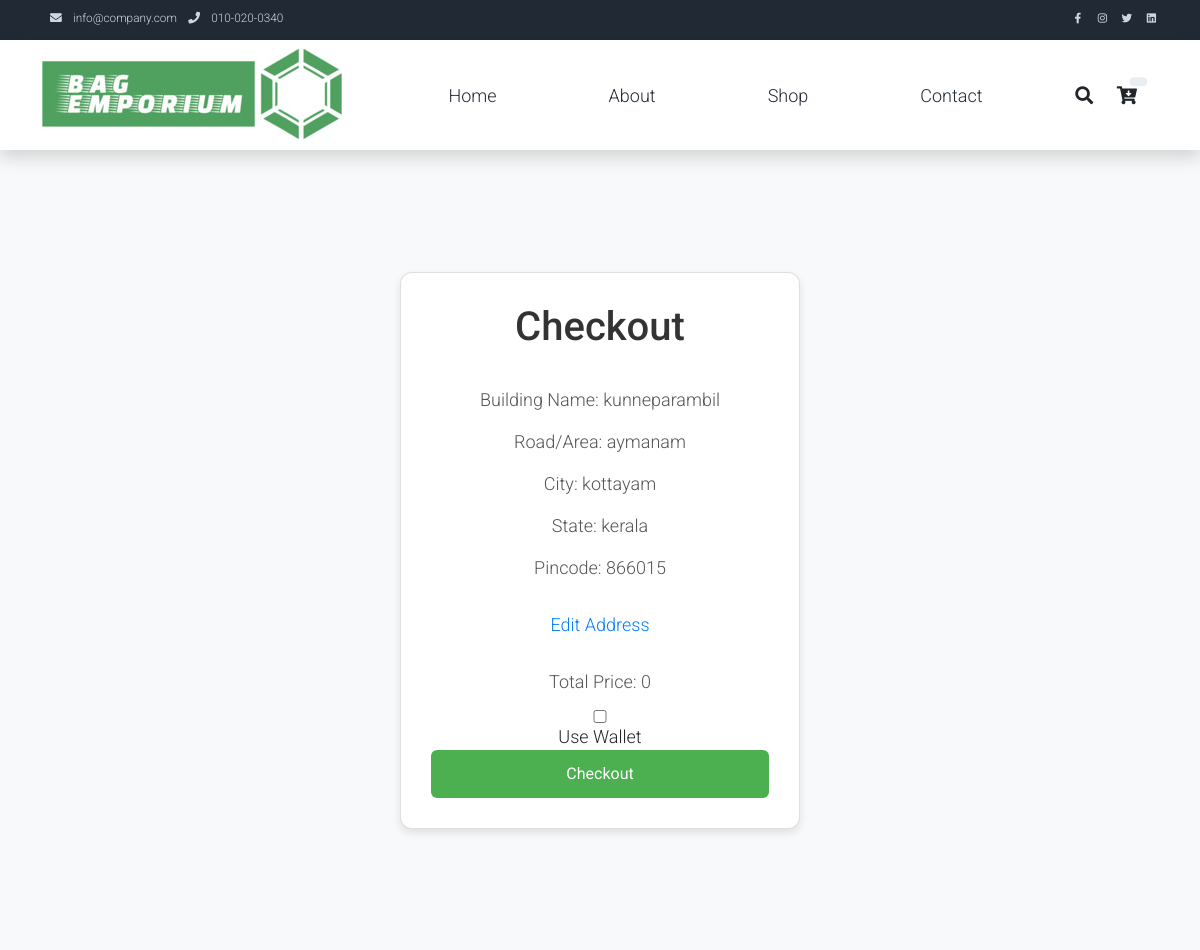
Page /myauth/checkout/ (signed in) on the committed database.
### myauth/models.py (models this page shows, shortened)
class Profile(models.Model):
    user = models.OneToOneField(User, on_delete=models.CASCADE)
    profile_picture = models.ImageField(upload_to='profile_pictures/', null=True, blank=True)
    phone = models.CharField(max_length=12, unique=True)  # You can adjust the max_length as needed
    alt_phone = models.CharField(max_length=12, unique=True)  # You can adjust the max_length as needed
    pincode= models.CharField(max_length=6)  # You can adjust the max_length as needed
    state = models.CharField(max_length=50)
    city = models.CharField(max_length=50)
    building_name = models.CharField(max_length=100)
    road_area = models.CharField(max_length=100)

### myauth/views.py (the view, shortened to what this page needs)
# urls.py: path('checkout/', views.checkout_view, name='checkout_view'),
@login_required
def checkout_view(request):
    items_json = request.GET.get('items', '[]')
    discountdata = request.GET.get('discountdata','')
    cpid = request.GET.get('cpid', '')
    request.session['cpid_data_session'] = request.GET.get('cpid', '')
    request.session['cpid'] = cpid
    request.session['items'] = items_json
    request.session['discountdata'] = discountdata
    items = json.loads(items_json)
    seller_coupons = {}
    total_price = sum(item['price'] for item in items)
    if not discountdata:
      total_price_after_discount = total_price
    else:
      discount_multiplier = (100 - int(discountdata) ) / 100
      total_price_after_discount = total_price * discount_multiplier
    try:
        profile = request.user.profile
        building_name = profile.building_name
        road_area = profile.road_area
        city = profile.city
        state = profile.state
        pincode = profile.pincode
        currency = "INR"
        request.session['amount'] = total_price
        DATA = {
        "amount": int(total_price_after_discount) *100,
        "currency": "INR",
        "receipt": "receipt#2",
        "notes": {
            "key1": "value3",
            "key2": "value2"
        }
        }
        razorpay_order = razorpay_client.order.create(data=DATA)
        razorpay_order_id = razorpay_order['id']
        callback_url = '/myauth/paymenthandler/'
        context = {}
        context['razorpay_order_id'] = "orderhfgrhyfgjrgf"
        context['razorpay_merchant_key'] = settings.RAZOR_KEY_ID
        context['razorpay_amount'] = total_price
        context['currency'] = currency
        context['callback_url'] = callback_url
        context = {
            'building_name': building_name,
            'road_area': road_area,
            'city': city,
            'state': state,
            'pincode': pincode,
            'total_price': int(total_price_after_discount),
            'currency': currency,
            'amount': int(total_price_after_discount) *100,
            'key': settings.RAZOR_KEY_ID,
            'callback_url': callback_url,
            'razorpay_order_id': razorpay_order_id,
            'seller_coupons': seller_coupons
        }
        print(seller_coupons)
        return render(request, 'checkout.html', context)
    except Profile.DoesNotExist:
        context = {
            'total_price': total_price * 100,
        }
        return render(request, 'checkout.html', context)

### templates/checkout.html (shortened to what this page needs)
{% load static %}
<!DOCTYPE html>
<html lang="en">
<head>
    <link rel="stylesheet" href="{% static 'assets/css/bootstrap.min.css' %}">
    <link rel="stylesheet" href="{% static 'assets/css/templatemo.css' %}">
    <link rel="stylesheet" href="{% static 'assets/css/custom.css' %}">
    <link rel="stylesheet" href="{% static 'assets/css/fontawesome.min.css' %}">
</head>
<body>
    <nav class="navbar navbar-expand-lg bg-dark navbar-light d-none d-lg-block" id="templatemo_nav_top">
        <div class="container text-light">
            <div class="w-100 d-flex justify-content-between">
                <div>
                    <i class="fa fa-envelope mx-2"></i>
                    <a class="navbar-sm-brand text-light text-decoration-none" href="mailto:info@company.com">info@company.com</a>
                    <i class="fa fa-phone mx-2"></i>
                    <a class="navbar-sm-brand text-light text-decoration-none" href="tel:010-020-0340">010-020-0340</a>
                </div>
                <div>
                    <a class="text-light" href="https://fb.com/templatemo" target="_blank" rel="sponsored"><i class="fab fa-facebook-f fa-sm fa-fw me-2"></i></a>
                    <a class="text-light" href="https://www.instagram.com/" target="_blank"><i class="fab fa-instagram fa-sm fa-fw me-2"></i></a>
                    <a class="text-light" href="https://twitter.com/" target="_blank"><i class="fab fa-twitter fa-sm fa-fw me-2"></i></a>
                    <a class="text-light" href="https://www.linkedin.com/" target="_blank"><i class="fab fa-linkedin fa-sm fa-fw"></i></a>
                </div>
            </div>
        </div>
    </nav>
    <nav class="navbar navbar-expand-lg navbar-light shadow">
        <div class="container d-flex justify-content-between align-items-center">
            <img class="img-fluid" src="{% static 'assets/img/logo3.jpg' %}" alt="">
            <div class="align-self-center collapse navbar-collapse flex-fill  d-lg-flex justify-content-lg-between" id="templatemo_main_nav">
                <div class="flex-fill">
                    <ul class="nav navbar-nav d-flex justify-content-between mx-lg-auto">
                        <li class="nav-item">
                            <a class="nav-link" href="/myauth/home">Home</a>
                        </li>
                        <li class="nav-item">
                            <a class="nav-link" href="#about">About</a>
                        </li>
                        <li class="nav-item">
                            <a class="nav-link" href="http://127.0.0.1:8000/myauth/productallview/">Shop</a>
                        </li>
                        <li class="nav-item">
                            <a class="nav-link" href="#contact">Contact</a>
                        </li>
                </div>
                <div class="navbar align-self-center d-flex">
                                <a class="nav-icon d-none d-lg-inline" href="/myauth/search/" >
                        <i class="fa fa-fw fa-search text-dark mr-2"></i>
                    </a>
                    <a class="nav-icon position-relative text-decoration-none" href="/myauth/view_cart/">
                        <i class="fa fa-fw fa-cart-arrow-down text-dark mr-1"></i>
                        <span class="position-absolute top-0 left-100 translate-middle badge rounded-pill bg-light text-dark">
                        </span>
                    </a>
                </div>
            </div>
        </div>
    </nav>
<!DOCTYPE html>
<html>
<head>
</head>
<body>
    <div class="bodyy">
        <div class="card">
            <h1>Checkout</h1>
            {% if building_name and road_area and city and state and pincode %}
    <div id="addressDetails">
        <p>Building Name: {{ building_name }}</p>
        <p>Road/Area: {{ road_area }}</p>
        <p>City: {{ city }}</p>
        <p>State: {{ state }}</p>
        <p>Pincode: {{ pincode }}</p>
    </div>
                <p><a href="{% url 'updateprofile' %}">Edit Address</a></p>
            {% else %}
                <p>No shipping address available. <a href="{% url 'updateprofile' %}">Add Address</a></p>
            {% endif %}
            <p>Total Price: {{ total_price }}</p>
            <input type="checkbox" id="use-wallet-checkbox"> Use Wallet
<button id="pay-btn">Checkout</button>
        </div>
    </div>
</body>
</html>

### static/assets/css/templatemo.css (style rules this page uses)
body, ul, li, p, a, label, input, div { font-family: 'Roboto', sans-serif; font-size: 18px !important; font-weight: 300 !important; }
.text-light { color: #cfd6e1 !important; }
.bg-dark { background-color: #212934 !important; }
.bg-light { background-color: #e9eef5 !important; }
#templatemo_nav_top { min-height: 40px; }
#templatemo_nav_top * { font-size: .9em !important; }
#templatemo_main_nav a { color: #212934; }
#templatemo_main_nav .navbar .nav-icon { margin-right: 20px; }
@media (min-width: 768px) { #templatemo_main_nav .navbar-nav { max-width: 450px; } }
@media (min-width: 992px) { #templatemo_main_nav .navbar-nav { max-width: 550px; } }

### templates/checkout.html (style rules this page uses)
.bodyy { font-family: 'Segoe UI', Tahoma, Geneva, Verdana, sans-serif; background-color: #f8f9fa; margin: 0; padding: 20px; display: flex; justify-content: center; align-items: center; min-height: 100vh; }
.card { background-color: #fff; box-shadow: 0 4px 8px rgba(0, 0, 0, 0.1); border-radius: 12px; padding: 30px; width: 400px; text-align: center; }
h1 { color: #333; margin-bottom: 20px; }
p { margin: 15px 0; color: #555; }
#pay-btn { background-color: #4caf50; color: #fff; padding: 12px 24px; border: none; border-radius: 6px; cursor: pointer; font-size: 16px; }
a { color: #007bff; text-decoration: none; }

### rows in the picture
Profile: building_name "kunneparambil", road_area "aymanam", city "kottayam", state "kerala", pincode "866015"

### other values in the picture
{{ total_price }} "0"
